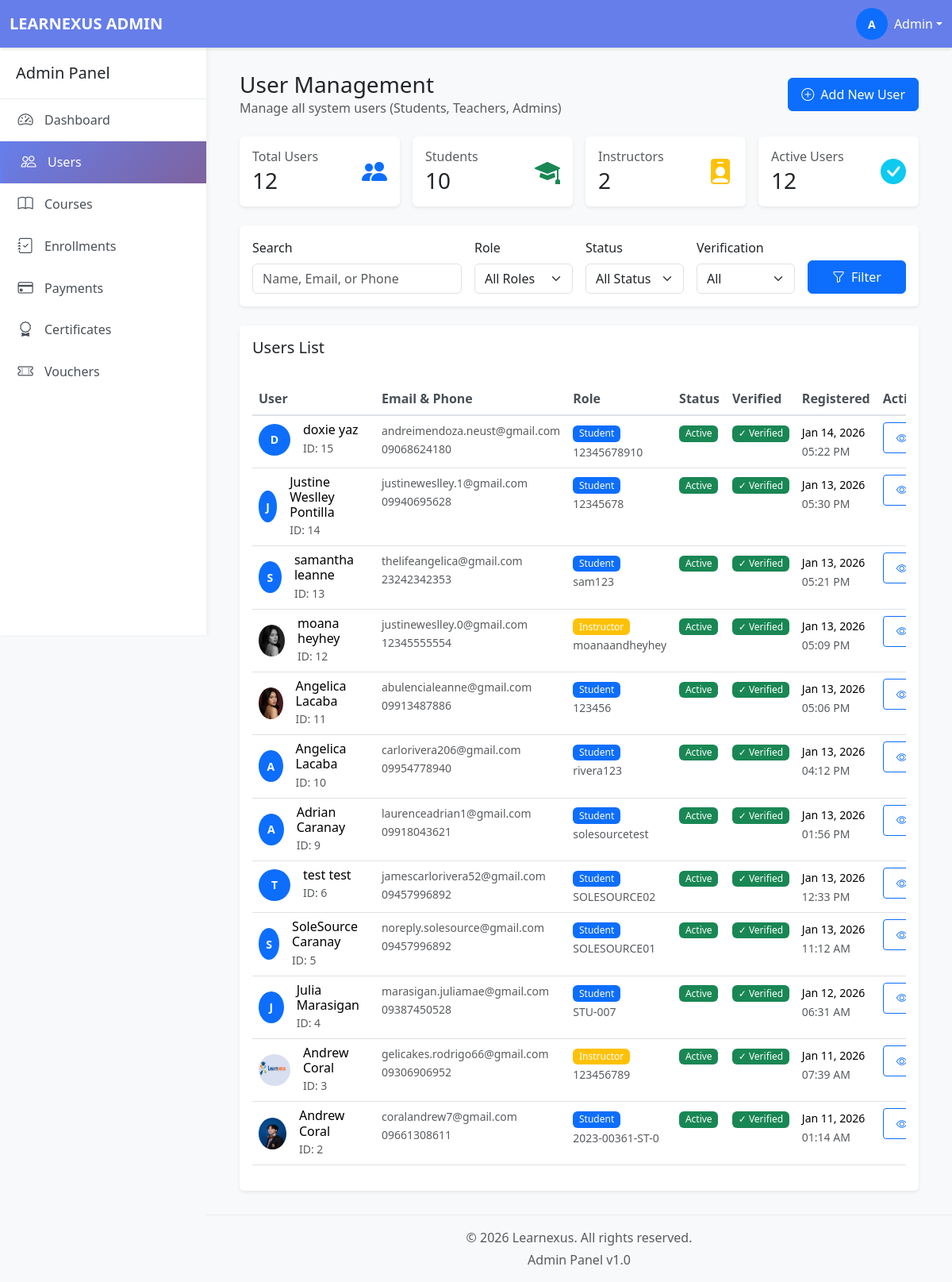
Screenshot of /admin/users.php (signed in) with the database file from the repository.
### tables this page shows
CREATE TABLE `users` (
  `userID` int(11) NOT NULL,
  `email` varchar(255) NOT NULL,
  `passwordHash` varchar(255) NOT NULL,
  `firstName` varchar(100) NOT NULL,
  `lastName` varchar(100) NOT NULL,
  `middleInitial` varchar(5) NOT NULL,
  `phone` varchar(20) DEFAULT NULL,
  `avatar` varchar(255) DEFAULT NULL,
  `phoneVerified` tinyint(1) DEFAULT 0,
  `emailVerified` tinyint(1) DEFAULT 0,
  `role` enum('student','instructor','admin') DEFAULT 'student',
  `status` enum('active','inactive','suspended') DEFAULT 'active',
  `createdAt` timestamp NOT NULL DEFAULT current_timestamp(),
  `studentNumber` varchar(50) DEFAULT NULL,
  `teacherNumber` varchar(50) DEFAULT NULL
);

### admin/users.php (the view, shortened to what this page needs)
<?php
require_once '../database/db_connect.php';
$limit = 20;
$page = isset($_GET['page']) ? (int)$_GET['page'] : 1;
$offset = ($page - 1) * $limit;
$search = isset($_GET['search']) ? trim($_GET['search']) : '';
$whereClauses = [];
$params = [];
if (isset($_SESSION['user_id'])) {
    $whereClauses[] = "userID != ?";
    $params[] = $_SESSION['user_id'];
}
$whereSQL = !empty($whereClauses) ? 'WHERE ' . implode(' AND ', $whereClauses) : '';
$sql = "SELECT * FROM users $whereSQL ORDER BY createdAt DESC";
$sql .= " LIMIT " . (int)$limit . " OFFSET " . (int)$offset;
$stmt = $conn->prepare($sql);
if (!empty($params)) {
    $stmt->execute($params);
} else {
    $stmt->execute();
}
$users = $stmt->fetchAll(PDO::FETCH_ASSOC);
$statsStmt = $conn->query("
    SELECT
        COUNT(CASE WHEN role != 'admin' THEN 1 END) AS total,
        COUNT(CASE WHEN role = 'student' THEN 1 END) AS students,
        COUNT(CASE WHEN role = 'instructor' THEN 1 END) AS instructors,
        COUNT(CASE WHEN role = 'admin' THEN 1 END) AS admins,
        COUNT(CASE WHEN status = 'active' AND role != 'admin' THEN 1 END) AS active,
        COUNT(CASE WHEN status = 'suspended' AND role != 'admin' THEN 1 END) AS suspended,
        COUNT(CASE WHEN emailVerified = 1 AND phoneVerified = 1 AND role != 'admin' THEN 1 END) AS verified
    FROM users
");
$stats = $statsStmt->fetch(PDO::FETCH_ASSOC);
include 'includes/header.php';
include 'includes/sidebar.php';
?>
<div class="main-content">
    <div class="container-fluid">
        <div class="d-flex justify-content-between align-items-center mb-4">
            <div>
                <h1 class="h3 mb-0">User Management</h1>
                <p class="text-muted mb-0">Manage all system users (Students, Teachers, Admins)</p>
            </div>
            <div>
                <button class="btn btn-primary" data-bs-toggle="modal" data-bs-target="#addUserModal">
                    <i class="bi bi-plus-circle me-2"></i>Add New User
                </button>
            </div>
        </div>
        <div class="row g-3 mb-4">
            <div class="col-lg-3 col-md-6">
                <div class="card border-0 shadow-sm">
                    <div class="card-body">
                        <div class="d-flex justify-content-between align-items-center">
                            <div>
                                <h6 class="text-muted mb-1">Total Users</h6>
                                <h3 class="mb-0"><?php echo number_format($stats['total']); ?></h3>
                            </div>
                            <div class="text-primary">
                                <i class="bi bi-people-fill fs-2"></i>
                            </div>
                        </div>
                    </div>
                </div>
            </div>
            <div class="col-lg-3 col-md-6">
                <div class="card border-0 shadow-sm">
                    <div class="card-body">
                        <div class="d-flex justify-content-between align-items-center">
                            <div>
                                <h6 class="text-muted mb-1">Students</h6>
                                <h3 class="mb-0"><?php echo number_format($stats['students']); ?></h3>
                            </div>
                            <div class="text-success">
                                <i class="bi bi-mortarboard-fill fs-2"></i>
                            </div>
                        </div>
                    </div>
                </div>
            </div>
            <div class="col-lg-3 col-md-6">
                <div class="card border-0 shadow-sm">
                    <div class="card-body">
                        <div class="d-flex justify-content-between align-items-center">
                            <div>
                                <h6 class="text-muted mb-1">Instructors</h6>
                                <h3 class="mb-0"><?php echo number_format($stats['instructors']); ?></h3>
                            </div>
                            <div class="text-warning">
                                <i class="bi bi-person-badge-fill fs-2"></i>
                            </div>
                        </div>
                    </div>
                </div>
            </div>
            <div class="col-lg-3 col-md-6">
                <div class="card border-0 shadow-sm">
                    <div class="card-body">
                        <div class="d-flex justify-content-between align-items-center">
                            <div>
                                <h6 class="text-muted mb-1">Active Users</h6>
                                <h3 class="mb-0"><?php echo number_format($stats['active']); ?></h3>
                            </div>
                            <div class="text-info">
                                <i class="bi bi-check-circle-fill fs-2"></i>
                            </div>
                        </div>
                    </div>
                </div>
            </div>
        </div>
        <div class="card border-0 shadow-sm mb-4">
            <div class="card-body">
                <form method="GET" action="" class="row g-3">
                    <div class="col-md-4">
                        <label class="form-label">Search</label>
                        <input type="text"
                               class="form-control"
                               name="search"
                               placeholder="Name, Email, or Phone"
                               value="<?php echo htmlspecialchars($search); ?>">
                    </div>
                    <div class="col-md-2">
                        <label class="form-label">Role</label>
                        <select class="form-select" name="role">
                            <option value="">All Roles</option>
                        </select>
                    </div>
                    <div class="col-md-2">
                        <label class="form-label">Status</label>
                        <select class="form-select" name="status">
                            <option value="">All Status</option>
                        </select>
                    </div>
                    <div class="col-md-2">
                        <label class="form-label">Verification</label>
                        <select class="form-select" name="verified">
                            <option value="">All</option>
                        </select>
                    </div>
                    <div class="col-md-2 d-flex align-items-end">
                        <button type="submit" class="btn btn-primary w-100">
                            <i class="bi bi-funnel me-2"></i>Filter
                        </button>
                    </div>
                </form>
            </div>
        </div>
        <div class="card border-0 shadow-sm">
            <div class="card-header bg-white border-0 py-3">
                <h5 class="mb-0">Users List</h5>
            </div>
            <div class="card-body">
                <?php if (empty($users)): ?>
                    <div class="text-center py-5">
                        <i class="bi bi-people fs-1 text-muted"></i>
                        <h5 class="mt-3">No users found</h5>
                        <p class="text-muted">Try adjusting your search or filter criteria</p>
                    </div>
                <?php else: ?>
                    <div class="table-responsive">
                        <table class="table table-hover">
                            <thead>
                                <tr>
                                    <th>User</th>
                                    <th>Email & Phone</th>
                                    <th>Role</th>
                                    <th>Status</th>
                                    <th>Verified</th>
                                    <th>Registered</th>
                                    <th>Actions</th>
                                </tr>
                            </thead>
                            <tbody>
                                <?php foreach ($users as $user): ?>
                                    <tr>
                                        <td>
                                            <div class="d-flex align-items-center">
                                                <?php if (!empty($user['avatar'])): ?>
                                                    <img src="<?php echo htmlspecialchars($user['avatar']); ?>"
                                                         class="rounded-circle me-3"
                                                         width="40"
                                                         height="40"
                                                         alt="Avatar">
                                                <?php else: ?>
                                                    <div class="avatar-sm bg-primary text-white rounded-circle d-flex align-items-center justify-content-center me-3">
                                                        <?php echo strtoupper(substr($user['firstName'], 0, 1)); ?>
                                                    </div>
                                                <?php endif; ?>
                                                <div>
                                                    <h6 class="mb-0"><?php echo htmlspecialchars($user['firstName'] . ' ' . $user['lastName']); ?></h6>
                                                    <small class="text-muted">ID: <?php echo $user['userID']; ?></small>
                                                </div>
                                            </div>
                                        </td>
                                        <td>
                                            <div>
                                                <small class="text-muted d-block"><?php echo htmlspecialchars($user['email']); ?></small>
                                                <small class="text-muted"><?php echo htmlspecialchars($user['phone'] ?? 'N/A'); ?></small>
                                            </div>
                                        </td>
                                        <td>
                                            <span class="badge bg-<?php
                                                echo $user['role'] === 'admin' ? 'danger' :
                                                    ($user['role'] === 'instructor' ? 'warning' : 'primary');
                                            ?>">
                                                <?php echo ucfirst($user['role']); ?>
                                            </span>
                                            <?php if ($user['role'] === 'student' && !empty($user['studentNumber'])): ?>
                                                <br><small class="text-muted"><?php echo $user['studentNumber']; ?></small>
                                            <?php elseif ($user['role'] === 'instructor' && !empty($user['teacherNumber'])): ?>
                                                <br><small class="text-muted"><?php echo $user['teacherNumber']; ?></small>
                                            <?php endif; ?>
                                        </td>
                                        <td>
                                            <span class="badge bg-<?php
                                                echo $user['status'] === 'active' ? 'success' :
                                                    ($user['status'] === 'suspended' ? 'danger' : 'secondary');
                                            ?>">
                                                <?php echo ucfirst($user['status']); ?>
                                            </span>
                                        </td>
                                        <td>
                                            <?php if ($user['emailVerified'] && $user['phoneVerified']): ?>
                                                <span class="badge bg-success">✓ Verified</span>
                                            <?php else: ?>
                                                <span class="badge bg-warning">
                                                    <?php echo ($user['emailVerified'] ? 'Email✓' : 'Email✗') . ' / ' . ($user['phoneVerified'] ? 'Phone✓' : 'Phone✗'); ?>
                                                </span>
                                            <?php endif; ?>
                                        </td>
                                        <td>
                                            <small><?php echo date('M d, Y', strtotime($user['createdAt'])); ?></small>
                                            <br><small class="text-muted"><?php echo date('h:i A', strtotime($user['createdAt'])); ?></small>
                                        </td>
                                        <td>
                                            <div class="btn-group btn-group-sm">
                                                <a href="user_view.php?id=<?php echo $user['userID']; ?>&return=<?php echo urlencode($_SERVER['REQUEST_URI']); ?>"
                                                   class="btn btn-outline-primary"
                                                   data-bs-toggle="tooltip"
                                                   title="View">
                                                    <i class="bi bi-eye"></i>
                                                </a>
                                            </div>
                                        </td>
                                    </tr>
                                <?php endforeach; ?>
                            </tbody>
                        </table>
                    </div>
                <?php endif; ?>
            </div>
        </div>
    </div>
</div>
<?php include 'includes/footer.php'; ?>

### admin/assets/css/admin.css (style rules this page uses)
:root { --sidebar-width: 260px; --navbar-height: 60px; --primary-color: #667eea; --secondary-color: #7f629d; }
* { margin: 0; padding: 0; box-sizing: border-box; }
body { font-family: 'Segoe UI', Tahoma, Geneva, Verdana, sans-serif; background-color: #f8f9fa; padding-top: var(--navbar-height); }
.avatar-sm { width: 40px; height: 40px; font-size: 14px; font-weight: 600; border-radius: 50%; overflow: hidden; display: inline-flex; align-items: center; justify-content: center; }
.main-content { margin-left: var(--sidebar-width); padding: 30px; min-height: calc(100vh - var(--navbar-height)); }
.card { transition: box-shadow 0.3s; }
.table { background: white; }
.table thead th { border-bottom: 2px solid #dee2e6; font-weight: 600; color: #495057; }
.badge { padding: 0.35em 0.65em; font-weight: 500; }
.btn { padding: 0.5rem 1rem; font-weight: 500; transition: all 0.3s; }
.card { animation: fadeIn 0.5s ease-in-out; }

### rows the page displays
users: firstName "D", firstName+lastName "doxie yaz", userID "15", email "andreimendoza.neust@gmail.com", phone "09068624180", role "Student", studentNumber "12345678910", status "Active", emailVerified "✓ Verified", createdAt "Jan 14, 2026", createdAt "05:22 PM"
users: firstName "J", firstName+lastName "Justine Weslley Pontilla", userID "14", email "justineweslley.1@gmail.com", phone "09940695628", role "Student", studentNumber "12345678", status "Active", emailVerified "✓ Verified", createdAt "Jan 13, 2026", createdAt "05:30 PM"
users: firstName "S", firstName+lastName "samantha leanne", userID "13", email "thelifeangelica@gmail.com", phone "23242342353", role "Student", studentNumber "sam123", status "Active", emailVerified "✓ Verified", createdAt "Jan 13, 2026", createdAt "05:21 PM"
users: avatar (picture), firstName+lastName "moana heyhey", userID "12", email "justineweslley.0@gmail.com", phone "12345555554", role "Instructor", teacherNumber "moanaandheyhey", status "Active", emailVerified "✓ Verified", createdAt "Jan 13, 2026", createdAt "05:09 PM"
users: avatar (picture), firstName+lastName "Angelica Lacaba", userID "11", email "abulencialeanne@gmail.com", phone "09913487886", role "Student", studentNumber "123456", status "Active", emailVerified "✓ Verified", createdAt "Jan 13, 2026", createdAt "05:06 PM"
users: firstName "A", firstName+lastName "Angelica Lacaba", userID "10", email "carlorivera206@gmail.com", phone "09954778940", role "Student", studentNumber "rivera123", status "Active", emailVerified "✓ Verified", createdAt "Jan 13, 2026", createdAt "04:12 PM"
users: firstName "A", firstName+lastName "Adrian Caranay", userID "9", email "laurenceadrian1@gmail.com", phone "09918043621", role "Student", studentNumber "solesourcetest", status "Active", emailVerified "✓ Verified", createdAt "Jan 13, 2026", createdAt "01:56 PM"
users: firstName "T", firstName+lastName "test test", userID "6", email "jamescarlorivera52@gmail.com", phone "09457996892", role "Student", studentNumber "SOLESOURCE02", status "Active", emailVerified "✓ Verified", createdAt "Jan 13, 2026", createdAt "12:33 PM"
users: firstName "S", firstName+lastName "SoleSource Caranay", userID "5", email "noreply.solesource@gmail.com", phone "09457996892", role "Student", studentNumber "SOLESOURCE01", status "Active", emailVerified "✓ Verified", createdAt "Jan 13, 2026", createdAt "11:12 AM"
users: firstName "J", firstName+lastName "Julia Marasigan", userID "4", email "marasigan.juliamae@gmail.com", phone "09387450528", role "Student", studentNumber "STU-007", status "Active", emailVerified "✓ Verified", createdAt "Jan 12, 2026", createdAt "06:31 AM"
users: avatar (picture), firstName+lastName "Andrew Coral", userID "3", email "gelicakes.rodrigo66@gmail.com", phone "09306906952", role "Instructor", teacherNumber "123456789", status "Active", emailVerified "✓ Verified", createdAt "Jan 11, 2026", createdAt "07:39 AM"
users: avatar (picture), firstName+lastName "Andrew Coral", userID "2", email "coralandrew7@gmail.com", phone "09661308611", role "Student", studentNumber "2023-00361-ST-0", status "Active", emailVerified "✓ Verified", createdAt "Jan 11, 2026", createdAt "01:14 AM"

### other values shown
substr($_SESSION['first_name'], 0, 1) "A"
$_SESSION['first_name'] "Admin"
$stats['total'] "12"
$stats['students'] "10"
$stats['instructors'] "2"
$stats['active'] "12"
